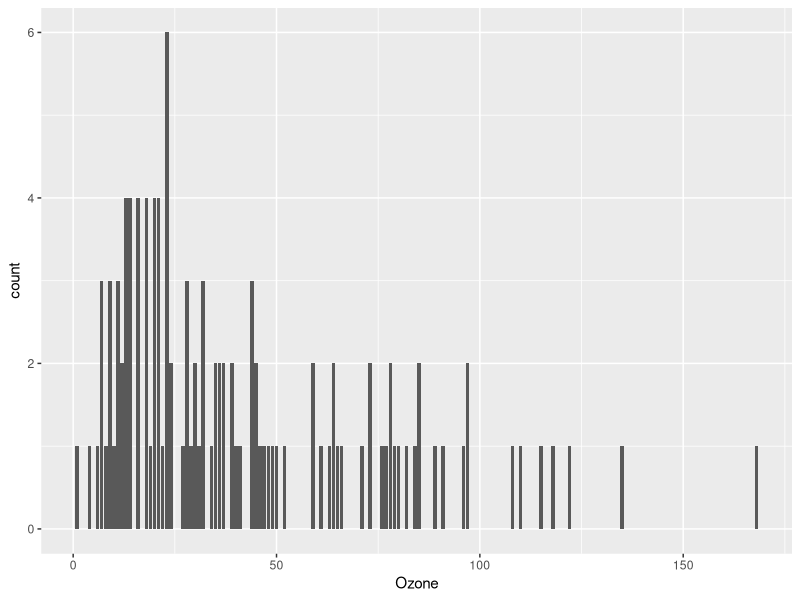
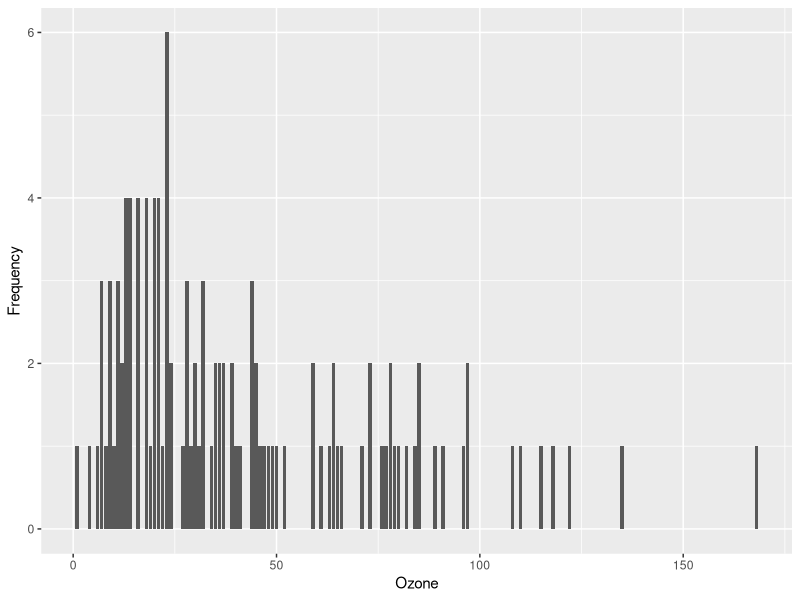
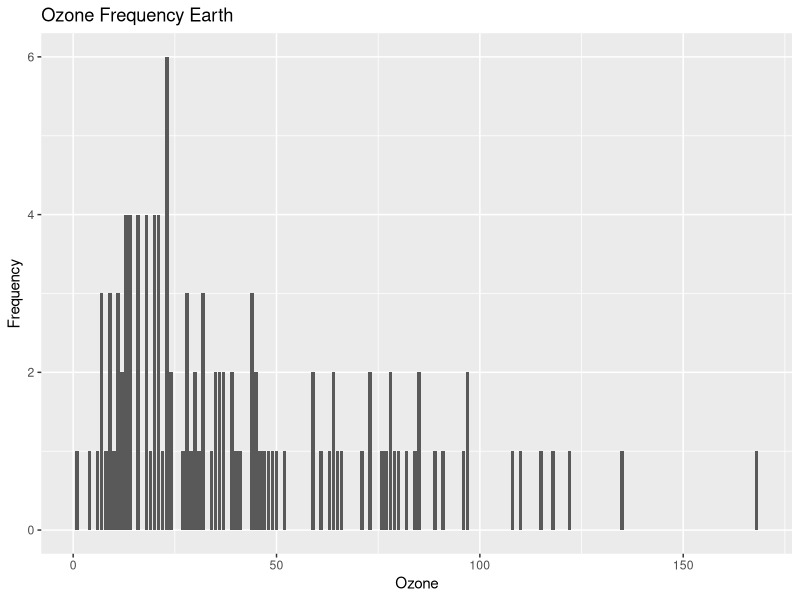

Source code (R) for these figures, in order:
## ---- chunk 1
knitr::opts_chunk$set(echo = TRUE)
## ---- chunk 2
airquality <- data.frame(airquality, package="datasets")
airquality <- as.data.frame(airquality)
## ---- chunk 3
library(ggplot2)
ggplot(data=airquality) + geom_bar(mapping=aes(Ozone))
## ---- chunk 4
ggplot(data=airquality) + geom_bar(mapping=aes(Ozone)) +
  ylab('Frequency') + xlab('Ozone')
## ---- chunk 5
ggplot(data=airquality) + geom_bar(mapping=aes(Ozone)) +
  ylab('Frequency') + xlab('Ozone') + ggtitle('Ozone Frequency Earth')
